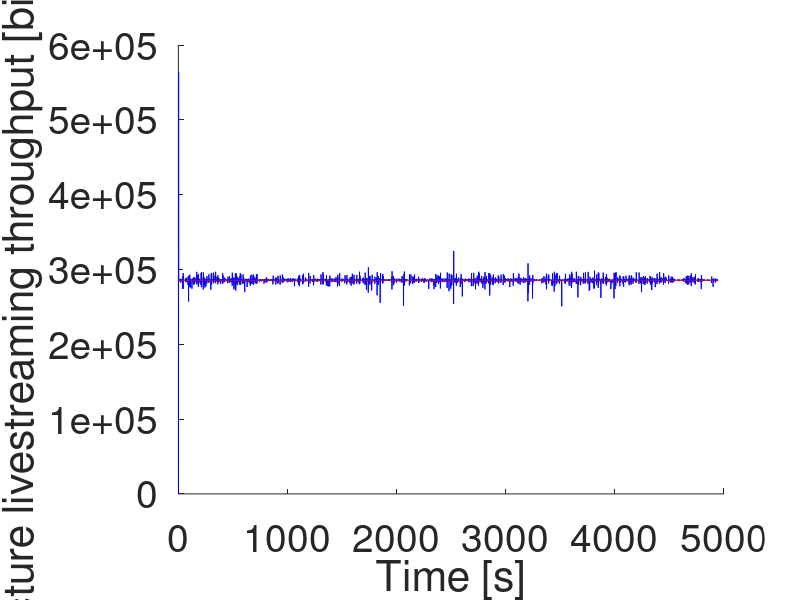
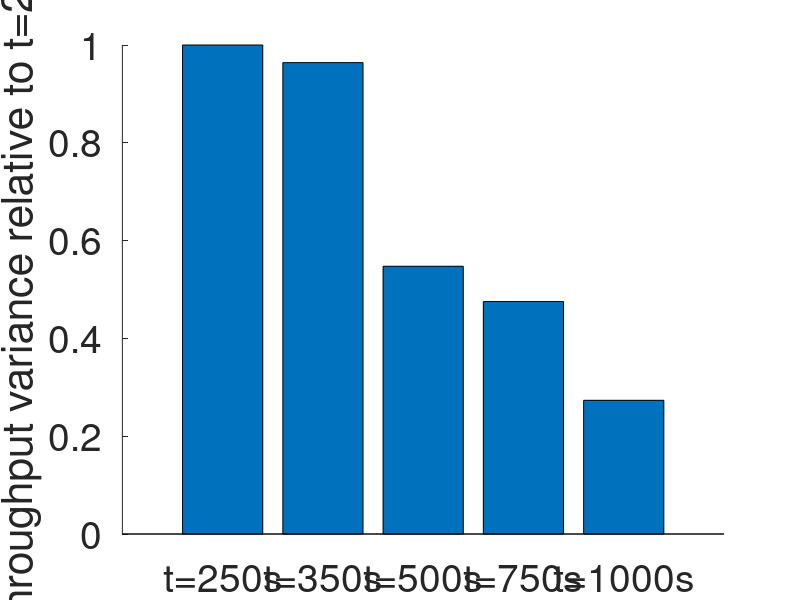

These figures' MATLAB source, in order:
%Import csv of 1 long simulation (5000sec) to see a reasonable simulation 
%time wich is enough:
%Conclusion: With around 300sec is enough.
clear
%Import 1 vector simulation
M1 = csvread('vector.csv');
x1=M1(:,2);
figure
set(gca,'FontSize',28)
hold on
plot(x1, 'b');

%Plot this user mean:
average=mean(x1);
x=ones(1,length(x1));
x=x.*average;
plot(x, 'r');
hold off

%Plot all users mean:
xlabel('Time [s]');
ylabel('Lecture livestreaming throughput [bits/sec]');

figure
hold on
set(gca,'FontSize',28)
variances = [];
m = [250; 350; 500; 750; 1000]
for m1 = 1:length(m)
   avgs=zeros(1, ceil(length(x1) / m(m1)));
    j = 1;
    for i=0:m(m1):length(x1)-1
        from = i + 1;
        to = min(i + m(m1), length(x1));
        avgs(j) = mean(x1(from:to));
        j = j + 1;
    end
    variances = [variances, var(avgs)];    
end
bar(variances./variances(1));
set(gca,'Xtick',1:5,'XTickLabel',{'t=250s','t=350s', 't=500s', 't=750s', 't=1000s'})
ylabel('Throughput variance relative to t=250');
hold off